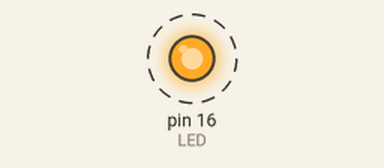
Recording of a program running on a simulated Raspberry Pi (header pin numbers). Shown: output pins drawn as LEDs (lit = HIGH). Dashed ring = blinking.

Above: at 0.5 s.
Timing chart, 0 to 4.6 s (numbered marks = the images above):
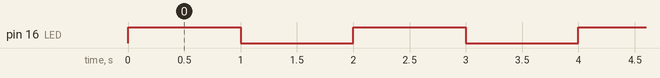

The program:

led_blynk.py
```python
import RPi.GPIO as GPIO
import time


LED=16
#SW=18
#GPIO.setmode(GPIO.BCM)
GPIO.setmode(GPIO.BOARD)
GPIO.setwarnings(False)
GPIO.setup(LED, GPIO.OUT)
#GPIO.setup(SW, GPIO.IN)
while(1):
    GPIO.output(LED, GPIO.HIGH)
    time.sleep(1)
    GPIO.output(LED, GPIO.LOW)
    time.sleep(1)
# Infinite loop
#while True:
    #If GPIO.input(SW) == 0:
       # Turn off
       # GPIO.output(LED, GPIO.LOW)
   # else:
        # Turn on
       # GPIO.output(LED, GPIO.HIGH)'''
```

Measured:
- by itself, pin 16 (LED): alternates HIGH for 1.0 s and LOW for 1.0 s
